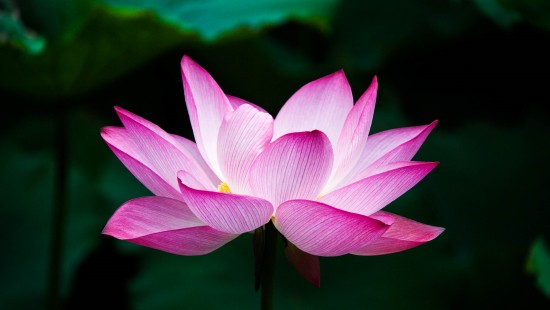
#> input picture 2/gaussian blur/lily.jpg, 550 x 310 px
$ python img2rgb.py
#> lines starting #> are read from the running program, lines starting #| are printed output that depends on the picture
from PIL import Image
import numpy as np

def image_to_text_rgb(input_image_path, output_text_path_r, output_text_path_g, output_text_path_b):
    # Open the image and convert it to RGB mode
#> called with input_image_path = 'lily.jpg', output_text_path_r = 'lily_r.txt', output_text_path_g = 'lily_g.txt', output_text_path_b = 'lily_b.txt'
    img = Image.open(input_image_path).convert('RGB')
#> img is the input picture: PIL image 550x310 RGB; mean R, G, B 56.4, 52.4, 57.6

    # Convert the image to a NumPy array
    img_array = np.array(img)

    # Separate the red, green, and blue channels
    red_channel = img_array[:, :, 0]
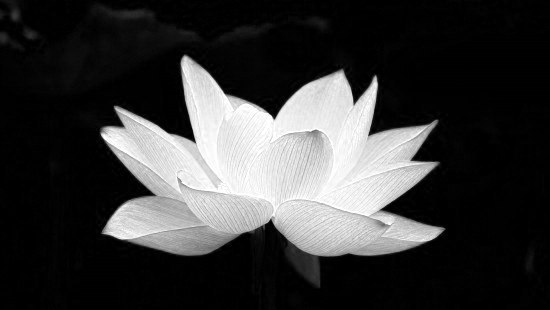
#> red_channel: shape (310, 550); min 0, max 255, mean 56.4
    green_channel = img_array[:, :, 1]
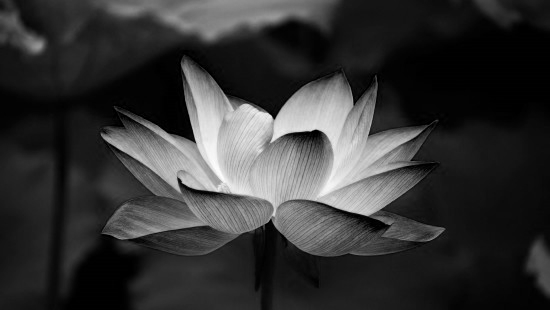
#> green_channel: shape (310, 550); min 0, max 254, mean 52.4
    blue_channel = img_array[:, :, 2]
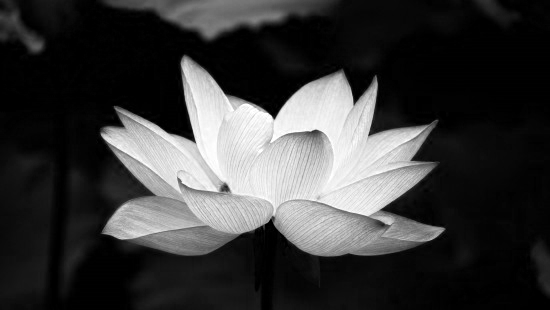
#> blue_channel: shape (310, 550); min 0, max 255, mean 57.6

    # Write the red channel to the output text file
    with open(output_text_path_r, 'w') as file_r:
        for row in red_channel:
            file_r.write(" ".join(map(str, row)) + "\n")

    # Write the green channel to the output text file
    with open(output_text_path_g, 'w') as file_g:
        for row in green_channel:
            file_g.write(" ".join(map(str, row)) + "\n")

    # Write the blue channel to the output text file
    with open(output_text_path_b, 'w') as file_b:
        for row in blue_channel:
            file_b.write(" ".join(map(str, row)) + "\n")

# Example usage
image_to_text_rgb('lily.jpg', 'lily_r.txt', 'lily_g.txt', 'lily_b.txt')
